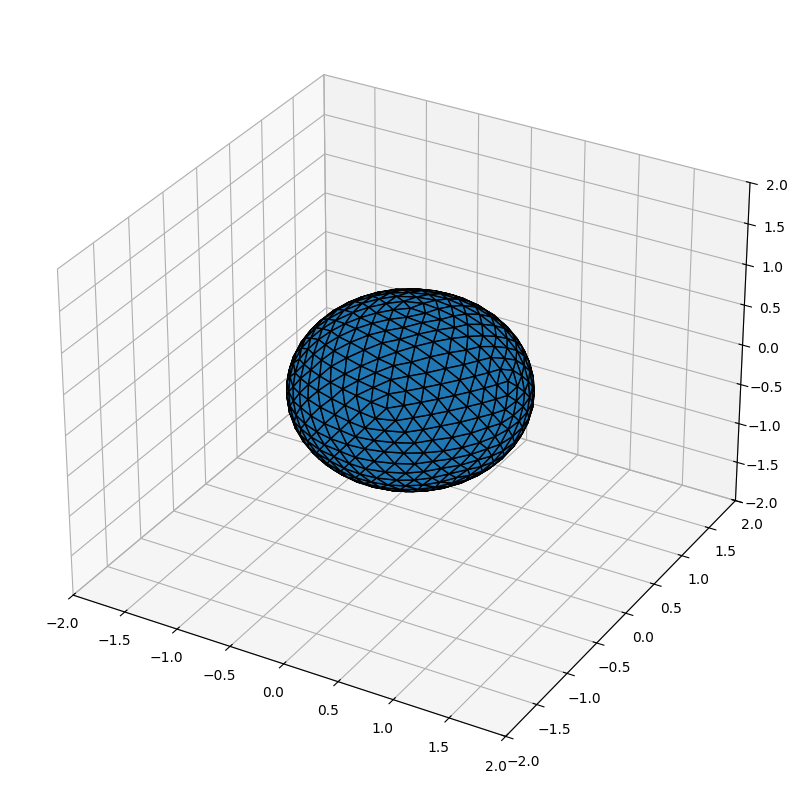

The script that drew this image:
import numpy as np
import sys
import matplotlib.pyplot as plt
from mpl_toolkits.mplot3d import Axes3D
from mpl_toolkits.mplot3d.art3d import Poly3DCollection

class TriangleMesh:
    def plot3D(self):
        fig = plt.figure(figsize=(8,8))
        ax = fig.add_subplot(111, projection='3d')

        # Create a list of 3D vertex arrays for each face
        faces = [self.v[face] for face in self.f]

        # Create the 3D polygon collection
        tri = Poly3DCollection(faces, edgecolor='k')

        # Add the collection to the 3D plot
        ax.add_collection3d(tri)

        # Set the axis limits
        ax.set_xlim(-2, 2)
        ax.set_ylim(-2, 2)
        ax.set_zlim(-2, 2)

        # Show the result
        plt.tight_layout()
        plt.show()


    def save_as_ply(self, filename):
        with open(filename, 'w') as fp:
            fp.write('ply\n')
            fp.write('format ascii 1.0\n')
            fp.write(f'element vertex {len(self.v)}\n')
            fp.write('property float x\n')
            fp.write('property float y\n')
            fp.write('property float z\n')
            fp.write(f'element face {len(self.f)}\n')
            fp.write('property list uchar int vertex_indices\n')
            fp.write('end_header\n')
            np.savetxt(fp, self.v)
            f2 = np.hstack([(np.ones(len(self.f), dtype=np.int32) * 3).reshape((-1, 1)), self.f])
            np.savetxt(fp, f2, fmt='%d')

    def force_ccw(self):
        v = self.v[self.f]
        e01 = v[:,1] - v[:,0]
        e02 = v[:,2] - v[:,0]
        fn = np.cross(e01, e02)
        dir = np.einsum('ij,ij->i', fn, v[:,0])
        self.f[dir < 0, 0], self.f[dir < 0, 1] = self.f[dir < 0, 1], self.f[dir < 0, 0]

class GeodesicDome(TriangleMesh):
    """
    Geodesic Dome of Nv vertices and Nf faces.

    self.v: (Nv, 3) array. list of vertices.
    self.f: (Nf, 3) array. list of vertex indices to define faces.
    """
    def __init__(self):
        ## vertices ##
        p = (1 + np.sqrt(5)) / 2
        a = np.sqrt((3 + 4 * p) / 5) / 2
        b = np.sqrt(p / np.sqrt(5))
        c = np.sqrt(3 / 4 - a ** 2)
        d = np.sqrt(3 / 4 - (b - a)** 2)
        # icosahedron in (r, theta, z) == cylindrical coordinates
        self.v = np.array([
            [0, 0, (c + d / 2)],
            [b, 2*0*np.pi / 5, d / 2],
            [b, 2*1*np.pi / 5, d / 2],
            [b, 2*2*np.pi / 5, d / 2],
            [b, 2*3*np.pi / 5, d / 2],
            [b, 2*4*np.pi / 5, d / 2],
            [b, (2*0+1)*np.pi / 5, - d / 2],
            [b, (2*1+1)*np.pi / 5, - d / 2],
            [b, (2*2+1)*np.pi / 5, - d / 2],
            [b, (2*3+1)*np.pi / 5, - d / 2],
            [b, (2*4+1)*np.pi / 5, - d / 2],
            [0, 0, -(c + d / 2)],
        ])
        # icosahedron in (x, y, z) == Cartesian coordinates
        self.v = np.vstack([
            self.v[:, 0]*np.cos(self.v[:, 1]),
            self.v[:, 0]*np.sin(self.v[:, 1]),
            self.v[:, 2]
        ]).T
        # normalize the radius
        self.v *= (1 / self.v[0, 2])

        # fix super small values to zero
        self.tol = 1e-15
        self.v[np.abs(self.v) < self.tol] = 0

        ## faces ##
        self.f = np.array([
            [2, 0, 1],
            [3, 0, 2],
            [4, 0, 3],
            [5, 0, 4],
            [1, 0, 5],
            [2, 1, 6],
            [7, 2, 6],
            [3, 2, 7],
            [8, 3, 7],
            [4, 3, 8],
            [9, 4, 8],
            [5, 4, 9],
            [10, 5, 9],
            [6, 1, 10],
            [1, 5, 10],
            [6, 11, 7],
            [7, 11, 8],
            [8, 11, 9],
            [9, 11, 10],
            [10, 11, 6],
        ])

    def tessellate(self, iter=1):
        def newvert(v0, v1):
            v = v0 + v1
            v /= np.linalg.norm(v)
            return v

        for _ in range(iter):
            f = self.f
            v = self.v
            v2 = []
            vv2v = {}
            vid = len(v)
            for tri in self.f:
                for i, j in zip([0, 1, 2], [1, 2, 0]):
                    if tri[i] < tri[j]:
                        vv2v[tri[i], tri[j]] = vv2v[tri[j], tri[i]] = vid
                        vid += 1
                        v2.append(newvert(v[tri[i]], v[tri[j]]))
            v = np.vstack([v, np.array(v2)])

            f2 = []
            for tri in self.f:
                f2.append([tri[0], vv2v[tri[0], tri[1]], vv2v[tri[2], tri[0]]])
                f2.append([tri[1], vv2v[tri[1], tri[2]], vv2v[tri[0], tri[1]]])
                f2.append([tri[2], vv2v[tri[2], tri[0]], vv2v[tri[1], tri[2]]])
                f2.append([vv2v[tri[0], tri[1]], vv2v[tri[1], tri[2]], vv2v[tri[2], tri[0]]])

            self.v = v
            self.f = np.array(f2)

        self.v[np.abs(self.v) < self.tol] = 0
        return self

    def face_normal(self):
        """
        This function is not needed in most cases, since the vertex position is identical to its normal.
        """
        tri = self.v[self.f]
        n = np.cross(tri[:, 1,:] - tri[:, 0,:], tri[:, 2,:] - tri[:, 0,:])
        n /= np.linalg.norm(n, axis=0)
        return n


if __name__ == "__main__":
    # Icosahedron
    g = GeodesicDome()

    # Subdivide N times
    g.tessellate(3)

    # Check the number of vertices / faces
    print(f'num of vertices = {len(g.v)}, num of faces = {len(g.f)}')

    # Save as PLY
    g.save_as_ply('a.ply')

    # 3D plot
    g.plot3D()
